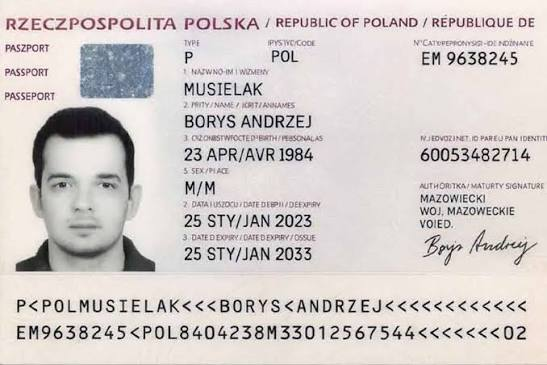
#> input picture backend/uploads/1788142553052-passport.jpeg, 547 x 365 px
$ python -i extractor.py   (imports and definitions only)
#> lines starting #> are read from the running program, lines starting #| are printed output that depends on the picture
"""
Document OCR extraction for supported identity document types.
"""

import json
import re
import sys
from datetime import datetime
from pathlib import Path

try:
    import pytesseract
    from PIL import Image, ImageEnhance, ImageFilter, ImageOps
except ImportError:
    pytesseract = None
    Image = None


EXPECTED_FIELDS = {
    'passport': ['name', 'passportNumber', 'nationality', 'dateOfBirth', 'gender', 'expiryDate'],
    'visa': ['visaNumber', 'visaType', 'entryValidity', 'stayDuration', 'issueDate', 'expiryDate'],
    'national_id': ['fullName', 'idNumber', 'dateOfBirth', 'issueDate', 'expiryDate'],
    'driving_license': ['fullName', 'licenseNumber', 'dateOfBirth', 'issueDate', 'expiryDate'],
    'permit': ['holderName', 'permitNumber', 'permitType', 'issueDate', 'expiryDate'],
}


def extract_ocr(image_path, document_type='passport'):
    """Extract fields from a document image for the requested document type."""
#> called with document_type = 'passport'
    document_type = (document_type or 'passport').lower()
    supported_types = {'passport', 'visa', 'national_id', 'driving_license', 'permit'}
    if document_type not in supported_types:
        return {
            'status': 'failed',
            'error': f'Unsupported document type: {document_type}',
            'fields': {},
            'confidence': 0,
            'documentType': document_type,
        }
    if not Path(image_path).exists():
        return {
            'status': 'failed',
            'error': f'Image file not found: {image_path}',
            'fields': {},
            'confidence': 0,
            'documentType': document_type,
        }

    if pytesseract is None or Image is None:
        return {
            'status': 'failed',
            'error': 'Tesseract or Pillow not installed',
            'fields': {},
            'confidence': 0,
            'documentType': document_type,
        }

    try:
        img = ImageOps.exif_transpose(Image.open(image_path))
#> img is the input picture: PIL image 547x365 RGB; mean R, G, B 212, 205.4, 203.5
        if img.mode != 'RGB':
            img = img.convert('RGB')
        # OCR cost rises sharply with camera-image resolution, without improving
        # document-sized text. Keep enough pixels for small print but stay within
        # the backend service timeout.
        img.thumbnail((2200, 2200))

        raw_text, ocr_confidence, read_metadata = _read_document_text(img)
        fields = _parse_fields_for_document(raw_text, document_type)
        # Field coverage says how complete the extraction is; Tesseract's word
        # confidences say how trustworthy the underlying read was.  Combining
        # them prevents a few guessed fields from looking highly reliable.
        confidence = _calculate_confidence(fields, document_type, ocr_confidence)

        expected = EXPECTED_FIELDS[document_type]
        missing_fields = [field for field in expected if not fields.get(field)]
        warnings = _extraction_warnings(fields, expected, ocr_confidence)
        return {
            # A response with a few speculative values must not be represented as
            # a successful extraction.  Consumers can use `partial` to route it
            # to human review instead of displaying it as verified information.
            'status': 'success' if not missing_fields and confidence >= 0.55 else 'partial',
            'fields': fields,
            'confidence': confidence,
            'rawText': raw_text,
            'documentType': document_type,
            'missingFields': missing_fields,
            'warnings': warnings,
            'preprocessing': read_metadata,
        }
    except Exception as e:
        return {
            'status': 'failed',
            'error': str(e),
            'fields': {},
            'confidence': 0,
            'documentType': document_type,
        }


# [128 lines left out: functions _parse_fields_for_document, _extract_passport_fields, _extract_visa_fields, _extract_national_id_fields, _extract_driving_license_fields, _extract_permit_fields and 1 more, not called in this run]


def _read_document_text(image):
    """Use several safe OCR reads and select by word confidence, not text length."""
    enhanced = ImageOps.autocontrast(image)
    enhanced = ImageEnhance.Contrast(enhanced).enhance(1.5)
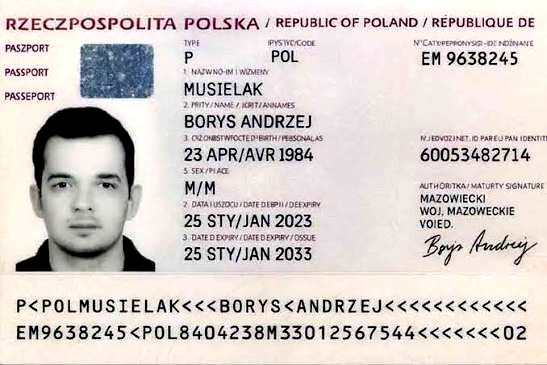
#> enhanced: PIL image 547x365 RGB; mean R, G, B 214.8, 206.3, 203.6
    enhanced = enhanced.filter(ImageFilter.SHARPEN)
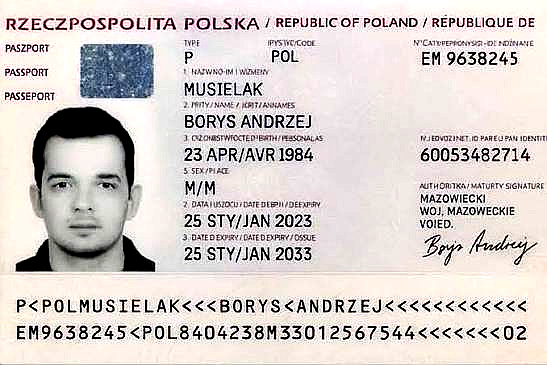
#> enhanced: PIL image 547x365 RGB; mean R, G, B 214.8, 207.2, 204.4
    candidates = []
    # Phone photos are commonly rotated. PSM 6 handles form-like documents while
    # PSM 11 is much better for sparse card layouts.
    for angle in (0, 90, 180, 270):
        for variant_name, source in (('original', image), ('enhanced', enhanced)):
            candidate = source.rotate(angle, expand=True) if angle else source
            for psm in (6, 11):
                data = pytesseract.image_to_data(candidate, config=f'--psm {psm}', output_type=pytesseract.Output.DICT)
                words, values = [], []
                for word, value in zip(data.get('text', []), data.get('conf', [])):
                    word = (word or '').strip()
                    try:
                        value = float(value)
                    except (TypeError, ValueError):
                        value = -1
                    if word:
                        words.append(word)
                    if word and value >= 0:
                        values.append(value)
                # Keep line breaks for label-aware extraction. Joining all tokens
                # lets one field consume a value from the following field.
                text = _text_from_ocr_data(data)
                confidence = (sum(values) / len(values) / 100) if values else 0.0
                # Favor reads with several confident words; a long low-confidence
                # garbage string is never preferred merely because it is longer.
                score = confidence + min(len(words), 30) / 300
                candidates.append((score, text, confidence, {'rotation': angle, 'variant': variant_name, 'psm': psm, 'wordCount': len(words)}))
    _, text, confidence, metadata = max(candidates, key=lambda item: item[0])
    return text, round(confidence, 2), metadata


# [294 lines left out: functions _text_from_ocr_data, _find_labeled_value, _find_labeled_name, _find_labeled_value_fuzzy, _fuzzy_label_match, _fuzzy_match_word and 9 more, not called in this run]


def _find_dates(text):
    matches = re.findall(r'(\d{1,4}[./-]\d{1,2}[./-]\d{2,4})', text)
    return [_normalise_date(value) for value in matches]


# [23 lines left out: functions _normalise_date, _find_first_date, _find_second_date, not called in this run]


def _find_last_date(text):
    values = _find_dates(text)
    return values[-1] if values else None


# [15 lines left out: functions _calculate_confidence, _extraction_warnings, not called in this run]


# [8 lines not run here, left out]

#> (the run stopped early here; a loop or call above may not have finished)
